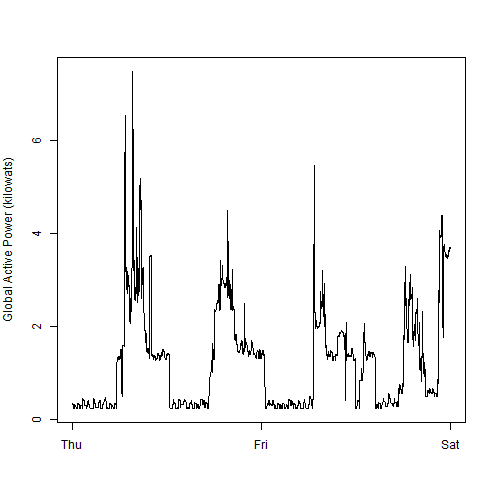

Write R code to recreate this figure.
real_date <- as.Date(working_data$Date, format = "%d/%m/%Y")
datetime <- paste(real_date,working_data$Time) #combine the date and time columns
datetime <- as.POSIXct(strptime(datetime, "%Y-%m-%d %H:%M:%S")) #convert to POSIXct format so I can run a time-series plot
plot(datetime,gap_num, type="l",ylab = "Global Active Power (kilowats)",xlab = "") 
dev.copy(png,'plot2.png')
dev.off()
           